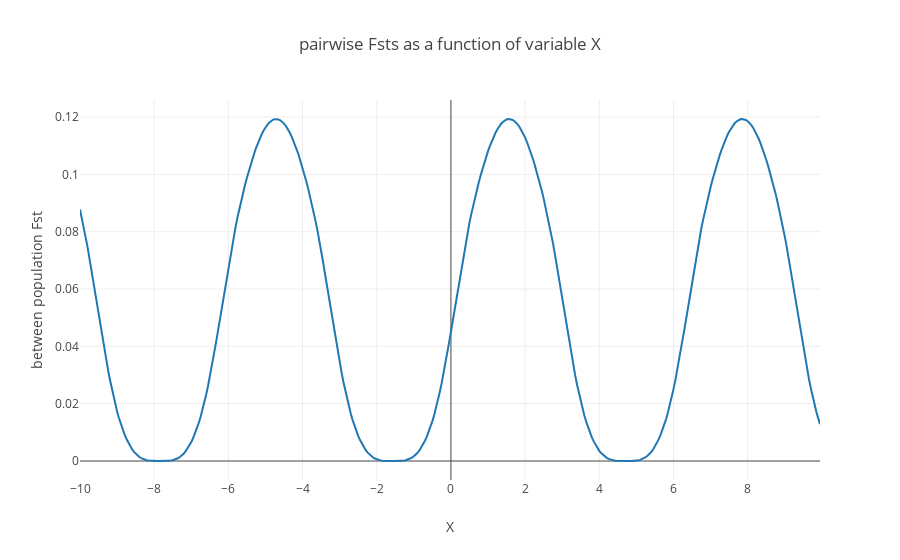

Notebook code cell kept with this figure:
### Markdown cell above
We can see that distances in feature space aren't linearly correlated to among-population fsts. This is to be expected. However the relationship is globally positive, i'll take that as a win and procede.

### Code cell
coords= {z:[x for x in range(len(labels)) if labels[x] == z] for z in list(set(labels))}


fig_data= [go.Scatter(
x= Control[coords[i],0],
y= Control[coords[i],1],
mode= 'lines',
name= 'fst pops {} / {}'.format(i[0],i[1])
) for i in coords.keys()
]


layout = go.Layout(
    title= 'pairwise Fsts as a function of variable X',
    yaxis=dict(
        title='between population Fst'),
    xaxis=dict(
        title='X')
)


fig= go.Figure(data=fig_data, layout=layout)
iplot(fig)

### Figure 1 — Plotly figure (JSON) as saved in the notebook; plotly's stock layout.template omitted (floating-point values rounded to 4 significant figures; data arrays with more than 128 entries replaced by an {"elided": "..."} marker saying what was removed)
{"data": [{"mode": "lines", "name": "fst pops 1 / 2", "type": "scatter", "x": {"elided": "400 float values"}, "y": {"elided": "400 float values"}}], "layout": {"title": "pairwise Fsts as a function of variable X", "xaxis": {"title": "X"}, "yaxis": {"title": "between population Fst"}}}
